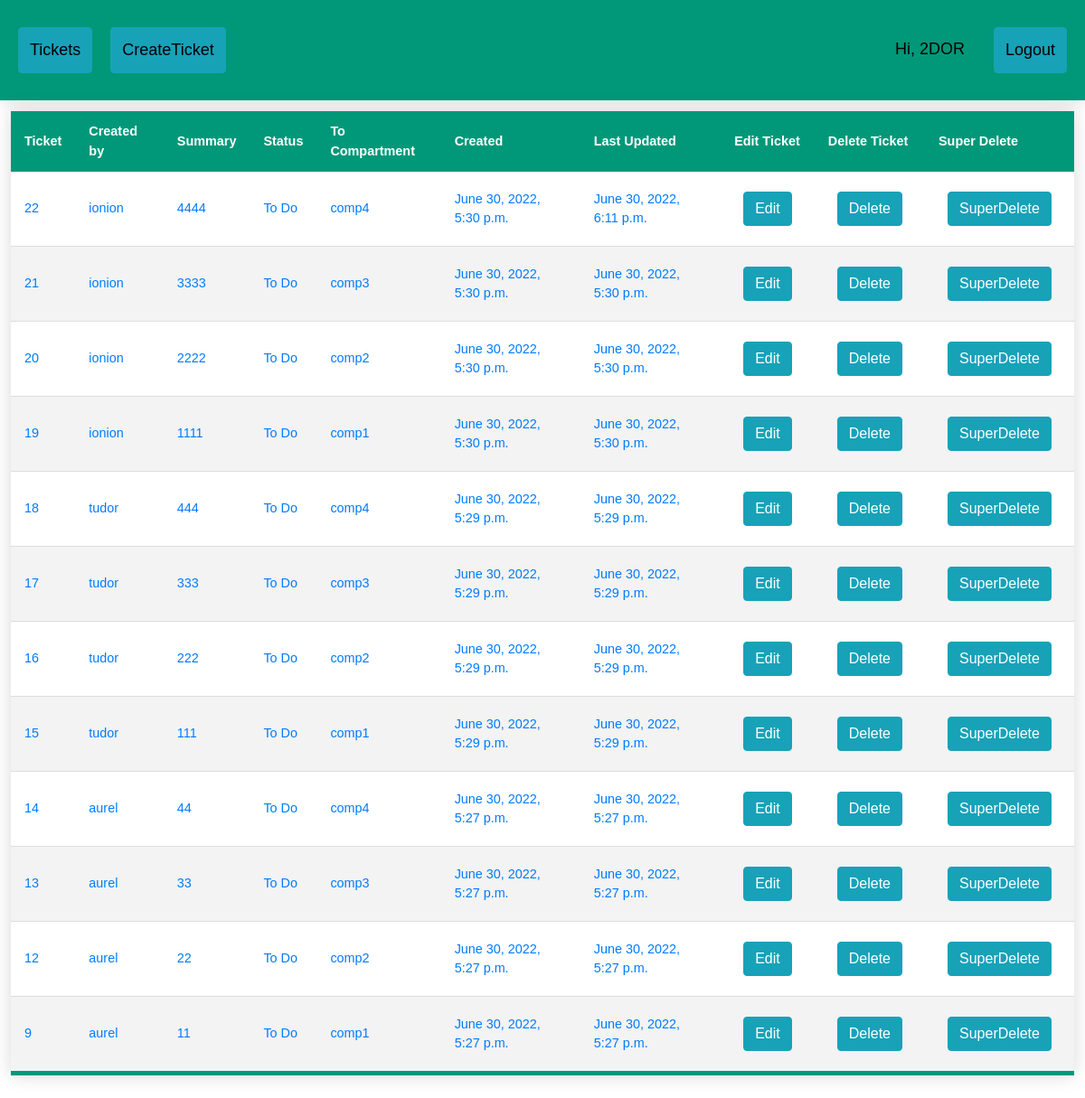
Page / (signed in) on the earlier database version.
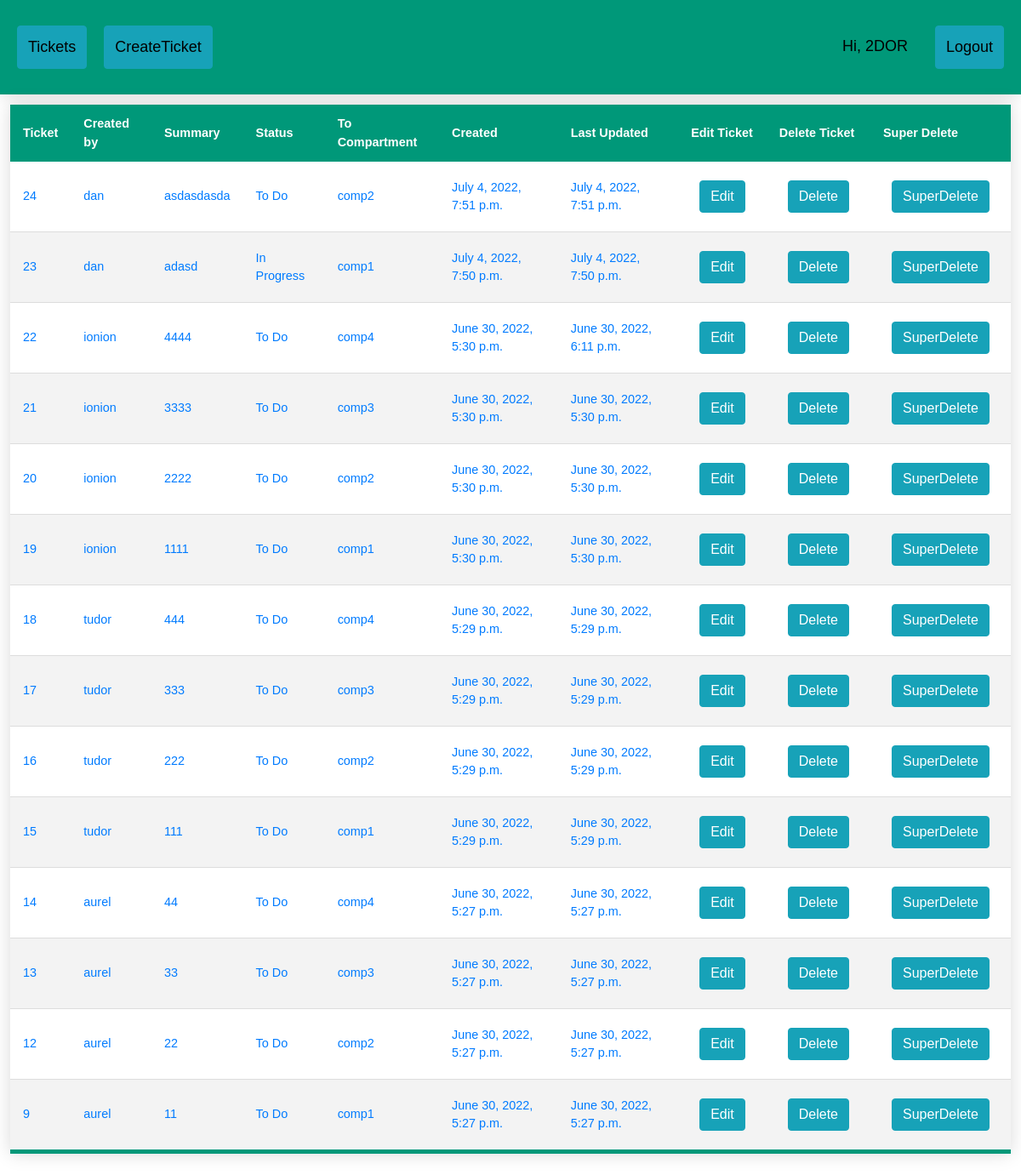
Same page on the later database version.
### ticketApp/models.py (models this page shows)
class Ticket(models.Model):
	title = models.CharField(max_length=100)
	assignee = models.ForeignKey(User, null=True, blank=True, on_delete=models.CASCADE)
	status = models.CharField(max_length=25, choices=TicketStatus.choices, default=TicketStatus.TO_DO)
	compartment = models.CharField(max_length=25, choices=Compartiment.choices, default=Compartiment.comp1)
	description = models.TextField()
	created_at = models.DateTimeField('created at', auto_now_add=True)
	updated_at = models.DateTimeField('updated at', auto_now=True)
	active = models.BooleanField(default=1)

### ticketApp/views.py (the view)
# urls.py: path('', views.index, name='index'),
def index(request):
	tickets = Ticket.objects.order_by('-created_at')
	return render(request, 'index.html', {'tickets': tickets})

### ticketApp/templates/index.html (shortened to what this page needs)
{% extends 'base.html' %}
{% block content %}
<table class="styled-table" content="width=device-width, initial-scale=1, maximum-scale=1, minimum-scale=1">
    <thead>
    <tr>
        <th>Ticket</th>
        <th>Created by</th>
        <th>Summary</th>
        <th>Status</th>
        <th>To Compartment</th>
        <th>Created</th>
        <th>Last Updated</th>
        <th>Edit Ticket</th>
        <th>Delete Ticket</th>
        {% if user.is_superuser %}
        <th>Super Delete</th>
        {% endif %}
    </tr>
    </thead>
    {% if user.is_authenticated %}
    <tbody>
    {% for ticket in tickets %}
    {% if user.usercreate.compartment == ticket.compartment or user.is_superuser %}
    {% if ticket.active == True %}
    <tr>
        <td><a href="/ticket/{{ticket.id}}">{{ticket.id}}</a></td>
        <td><a href="/ticket/{{ticket.id}}">{{ticket.assignee}}</a></td>
        <td><a href="/ticket/{{ticket.id}}">{{ticket.title}}</a></td>
        <td><a href="/ticket/{{ticket.id}}">{{ticket.status}}</a></td>
        <td><a href="/ticket/{{ticket.id}}">{{ticket.compartment}}</a></td>
        <td><a href="/ticket/{{ticket.id}}">{{ticket.created_at}}</a></td>
        <td><a href="/ticket/{{ticket.id}}">{{ticket.updated_at}}</a></td>
        <td><a href="{% url 'EditTicket' ticket.id %}" style="margin:10px;" class="btn btn-info">Edit</a></td>
        <td><a href="{% url 'InactiveTicket' ticket.id %}" style="margin:10px;" class="btn btn-info">Delete</a></td>
         {% if user.is_superuser %}
        <td><a href="{% url 'DeleteTicket' ticket.id %}" style="margin:10px;" class="btn btn-info">SuperDelete</a></td>
        {% endif %}
    </tr>
    {% endif %}
    {% endif %}
    {% endfor %}
    </tbody>
    {% endif %}
</table>
{% endblock %}

### ticketApp/templates/base.html (shortened to what this page needs)
<!DOCTYPE html>
<html>
<head>
  {% load static %}
  <link rel="stylesheet" href="https://stackpath.bootstrapcdn.com/bootstrap/4.4.1/css/bootstrap.min.css"
>
  <link rel="stylesheet" type="text/css" href="{% static 'css/style.css' %}">
</head>
<body>
  <div class="header">
    <a href="{% url 'index' %}" style="margin:10px;" class="btn btn-info">Tickets</a>
    {% if user.is_authenticated %}
    <a href="{% url 'CreateTicket' %}" style="margin:10px;" class="btn btn-info">CreateTicket</a>
    {% endif %}
    <div class="header-right">
      {% if user.is_authenticated %}
          <a style="margin:10px;" >Hi, {{ request.user.username|upper }}</a>
      <a class="btn btn-info" href="/logout_request" style="margin:10px;">Logout</a>
      {% else %}
      <a href="{% url 'login_request' %}" class="btn btn-info">Login</a>
      {% endif %}
    </div>
  </div>
   <div id="body">
   {% block content %}{% endblock %}
  </div>
</body>
</html>

### ticketApp/static/css/style.css (style rules this page uses)
.header { overflow: hidden; background-color: #009879; padding: 20px 10px; min-width: 200px; box-shadow: 0 0 20px rgba(0, 0, 0, 0.15); }
.header a { float: left; color: black; text-align: center; padding: 12px; text-decoration: none; font-size: 18px; font-family: sans-serif; line-height: 25px; border-radius: 4px; }
.header-right { float: right; }
.styled-table { border-collapse: collapse; margin: 25px 0; width:98%; margin-top: 1%; margin-left:1%; margin-right:1%; font-size: 0.9em; font-family: sans-serif; min-width: 200px; box-shadow: 0 0 20px rgba(0, 0, 0, 0.15); }
.styled-table thead tr { background-color: #009879; color: #ffffff; text-align: left; }
.styled-table th, .styled-table td { padding: 12px 15px; }
.styled-table tbody tr { border-bottom: 1px solid #dddddd; }
.styled-table tbody tr:nth-of-type(even) { background-color: #f3f3f3; }
.styled-table tbody tr:last-of-type { border-bottom: 5px solid #009879; }

Differences in the rows shown:
added Ticket: id "24", assignee "dan", title "asdasdasda", status "To Do", compartment "comp2", created_at "July 4, 2022, 7:51 p.m.", updated_at "July 4, 2022, 7:51 p.m."
added Ticket: id "23", assignee "dan", title "adasd", status "In Progress", compartment "comp1", created_at "July 4, 2022, 7:50 p.m.", updated_at "July 4, 2022, 7:50 p.m."
